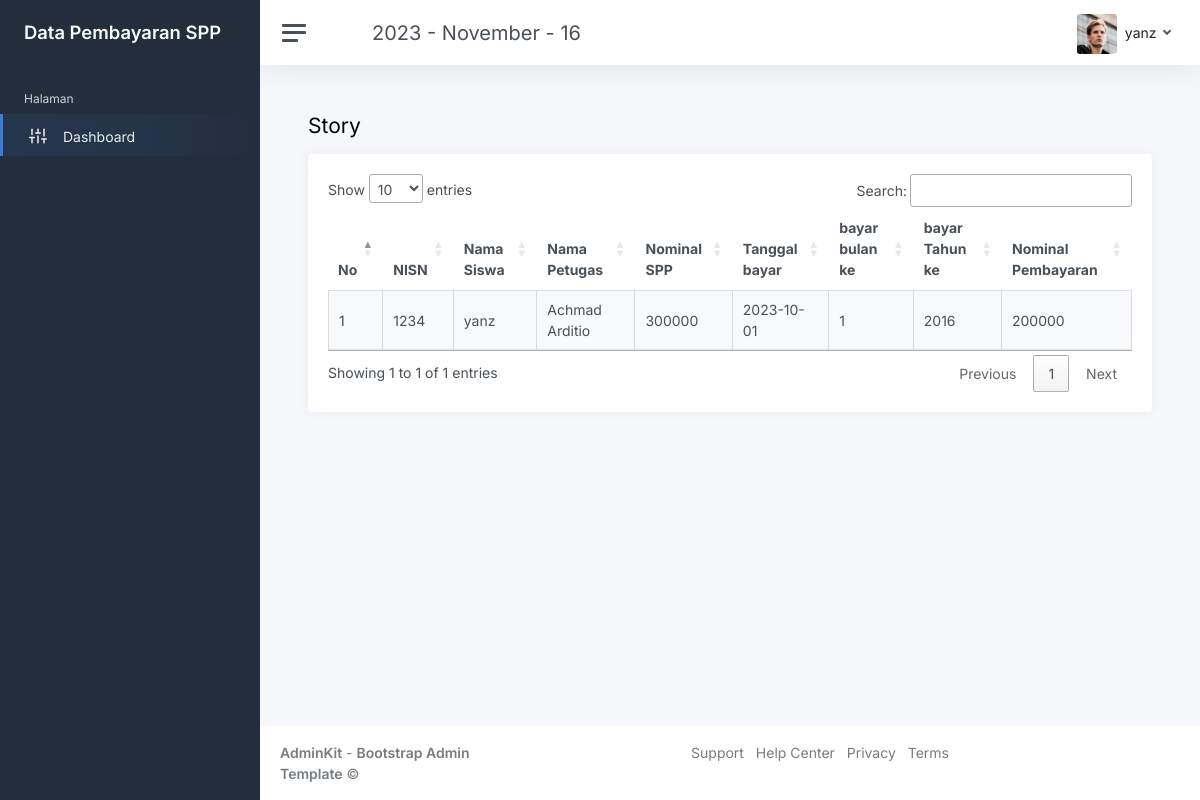
The app's page /index.php (signed in) with its own data.
### tables this page shows
CREATE TABLE `pembayaran` (
  `nisn` char(10) DEFAULT NULL,
  `id_pembayaran` int(11) NOT NULL,
  `id_petugas` int(11) DEFAULT NULL,
  `tgl_bayar` date DEFAULT NULL,
  `bulan_bayar` varchar(8) DEFAULT NULL,
  `tahun_dibayar` varchar(4) DEFAULT NULL,
  `id_spp` int(11) DEFAULT NULL,
  `jumlah_bayar` int(11) DEFAULT NULL
);

CREATE TABLE `siswa` (
  `nisn` char(10) NOT NULL,
  `nis` varchar(4) DEFAULT NULL,
  `nama` varchar(35) DEFAULT NULL,
  `jk` char(15) DEFAULT NULL,
  `id_kelas` int(11) DEFAULT NULL,
  `alamat` text DEFAULT NULL,
  `no_telp` varchar(13) DEFAULT NULL,
  `password` varchar(32) DEFAULT NULL
);

CREATE TABLE `petugas` (
  `id_petugas` int(11) NOT NULL,
  `username` varchar(25) DEFAULT NULL,
  `password` varchar(32) DEFAULT NULL,
  `nama_petugas` varchar(35) DEFAULT NULL,
  `level` enum('admin','petugas') DEFAULT NULL
);

CREATE TABLE `spp` (
  `id_spp` int(11) NOT NULL,
  `tahun` int(11) DEFAULT NULL,
  `nominal` int(11) DEFAULT NULL
);

### dashboard.php (the view, shortened to what this page needs)
<?php
if ($role == 'admin' || $role == 'petugas') {
?>
    <h1 class="h3 mb-3"> Dashboard</h1>
    <div class="col-xl 12">
        <div class="w-100">
            <div class="row">
                <div class="col-sm-3">
                    <div class="card">
                        <div class="card-body">
                            <div class="row">
                                <div class="col mt-0">
                                    <h5 class="card-title">pembayaran</h5>
                                </div>
                                <div class="col-auto">
                                    <div class="stat text-primary">
                                        <i class="align-middle" data-feather="book"></i>
                                    </div>
                                </div>
                            </div>
                            <h1 class="mt-1 mb-3">
                                <?php
                                $query = mysqli_query($koneksi, "SELECT COUNT(*) AS total FROM pembayaran");
                                $data = mysqli_fetch_assoc($query);
                                echo $data['total'];
                                ?>
                            </h1>
                        </div>
                    </div>
                </div>
                <div class="col-sm-3">
                    <div class="card">
                        <div class="card-body">
                            <div class="row">
                                <div class="col mt-0">
                                    <h5 class="card-title">petugas</h5>
                                </div>
                                <div class="col-auto">
                                    <div class="stat text-primary">
                                        <i class="align-middle" data-feather="user"></i>
                                    </div>
                                </div>
                            </div>
                            <h1 class="mt-1 mb-3">
                                <?php
                                $query = mysqli_query($koneksi, "SELECT COUNT(*) AS total FROM petugas");
                                $data = mysqli_fetch_assoc($query);
                                echo $data['total'];
                                ?>
                            </h1>
                        </div>
                    </div>
                </div>
                <div class="col-sm-3">
                    <div class="card">
                        <div class="card-body">
                            <div class="row">
                                <div class="col mt-0">
                                    <h5 class="card-title">Jumlah sisawa PeremPuan</h5>
                                </div>
                                <div class="col-auto">
                                    <div class="stat text-primary">
                                        <i class="align-middle" data-feather="users"></i>
                                    </div>
                                </div>
                            </div>
                            <h1 class="mt-1 mb-3">
                                <?php
                                $query = mysqli_query($koneksi, "SELECT COUNT(*) AS total FROM siswa WHERE jk='Perempuan'");
                                $data = mysqli_fetch_assoc($query);
                                echo $data['total'];
                                ?>
                            </h1>
                        </div>
                    </div>
                </div>
                <div class="col-sm-3">
                    <div class="card">
                        <div class="card-body">
                            <div class="row">
                                <div class="col mt-0">
                                    <h5 class="card-title">Jumlah siswa Laki-Laki</h5>
                                </div>
                                <div class="col-auto">
                                    <div class="stat text-primary">
                                        <i class="align-middle" data-feather="users"></i>
                                    </div>
                                </div>
                            </div>
                            <h1 class="mt-1 mb-3">
                                <?php
                                $query = mysqli_query($koneksi, "SELECT COUNT(*) AS total FROM siswa WHERE jk='laki-laki'");
                                $data = mysqli_fetch_assoc($query);
                                echo $data['total'];
                                ?>
                            </h1>
                        </div>
                    </div>
                </div>
                <div class="col-sm-3">
                    <div class="card">
                        <div class="card-body">
                            <div class="row">
                                <div class="col mt-0">
                                    <h5 class="card-title">Status Anda Sebagai</h5>
                                </div>
                                <div class="col-auto">
                                    <div class="stat text-primary">
                                        <i class="align-middle" data-feather="activity"></i>
                                    </div>
                                </div>
                            </div>
                            <h1 class="mt-1 mb-3">
                                <?php
                                echo $role;
                                ?>
                            </h1>
                        </div>
                    </div>
                </div>
            </div>
        </div>
    </div>
<?php
} else {
?>
    <h1 class="h3 mb-3"> Story </h1>
    <div class="row">
        <div class="col-12">
            <div class="card flex-fill">
                <div class="card-body">
                    <a <?= ($role == 'siswa' || $role == 'petugas' ? 'hidden' : '') ?> href="cetak_pembayaran.php" target="_blank" class="btn btn-success btn-sm mb-3"><i idata-feather="printer"></i>print</a>
                    <table class="table table bordered table-striped table-hover cell-border" id="pembayaran">
                        <thead>
                            <tr>
                                <th>No</th>
                                <th>NISN</th>
                                <th>Nama Siswa</th>
                                <th>Nama Petugas</th>
                                <th>Nominal SPP</th>
                                <th>Tanggal bayar</th>
                                <th>bayar bulan ke</th>
                                <th>bayar Tahun ke</th>
                                <th>Nominal Pembayaran</th>
                            </tr>
                        </thead>
                        <tbody>
                            <?php
                            $No = 1;
                            $nisn = $_SESSION['user']['nisn'];
                            $query = mysqli_query($koneksi, "SELECT * FROM pembayaran INNER JOIN petugas ON pembayaran.id_petugas=petugas.id_petugas INNER JOIN spp on pembayaran.id_spp=spp.id_spp INNER JOIN siswa on pembayaran.nisn=siswa.nisn WHERE pembayaran.nisn='$nisn'");
                            while ($data = mysqli_fetch_array($query)) {
                            ?>
                                <tr>
                                    <td><?php echo $No ?></td>
                                    <td><?php echo $data['nisn'] ?></td>
                                    <td><?php echo $data['nama'] ?></td>
                                    <td><?php echo $data['nama_petugas'] ?></td>
                                    <td><?php echo $data['nominal'] ?></td>
                                    <td><?php echo $data['tgl_bayar'] ?></td>
                                    <td><?php echo $data['bulan_bayar'] ?></td>
                                    <td><?php echo $data['tahun_dibayar'] ?></td>
                                    <td><?php echo $data['jumlah_bayar'] ?></td>
                                </tr>
                            <?php
                                $No++;
                            }
                            ?>
                        </tbody>
                    </table>
                </div>
            </div>
        </div>
    </div>
<?php
}
?>

### records on screen
pembayaran: nisn.nisn "1234", nisn.nama "yanz", id_petugas.nama_petugas "Achmad Arditio", id_spp.nominal "300000", tgl_bayar "2023-10-01", bulan_bayar "1", tahun_dibayar "2016", jumlah_bayar "200000"

### other values on screen
$_SESSION['user']['nama'] "yanz"
